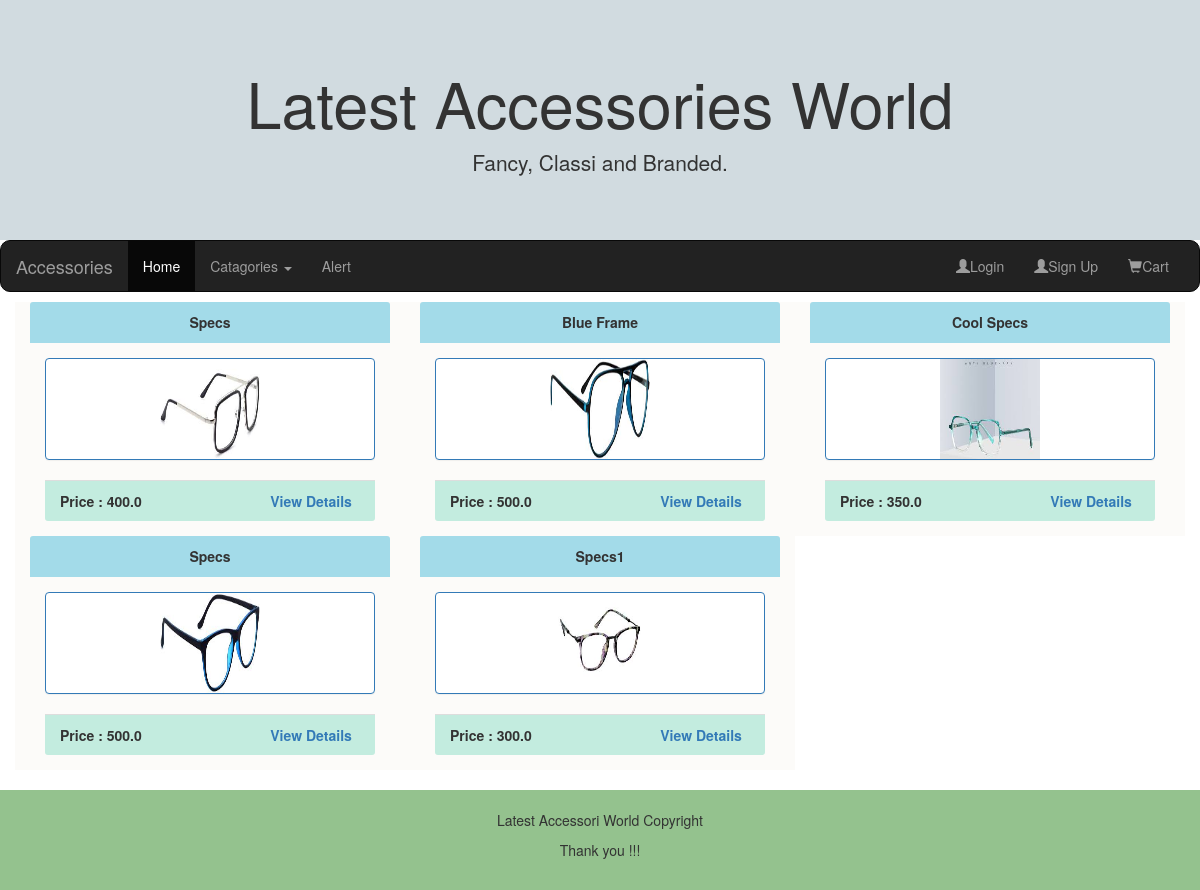
The page /ShowProduct/4 on the database its author committed.
### Admin/models.py (models this page shows, shortened)
class Product(models.Model):
    product_name = models.CharField(max_length=20)
    price = models.FloatField(default=200)
    imgurl = models.ImageField(upload_to="images")
    cat_id = models.ForeignKey(Category,on_delete=models.CASCADE)
    class Meta:
        db_table = "Product"

### User/views.py (the view)
# urls.py: path('ShowProduct/<cid>', views.ShowProduct),
def ShowProduct(request,cid):  #the product available in  cid (category_id)
    cats = Category.objects.all()
    products = Product.objects.filter(cat_id = cid)
    return render(request,"home.html",{"cats":cats,"products":products})

### User/templates/home.html
{%extends "master.html"%}

### User/templates/master.html (shortened to what this page needs)
{% load static %}
<!DOCTYPE html>
<html lang="en">
<head>
    <link rel="stylesheet" href="https://maxcdn.bootstrapcdn.com/bootstrap/3.4.1/css/bootstrap.min.css">
</head>
<body>
    <div class="jumbotron" style="background-color: rgb(209, 219, 224);">
        <div class="container text-center">
            <h1>Latest Accessories World</h1>
            <p>Fancy, Classi and Branded.</p>
        </div>
    </div>
    <nav class="navbar navbar-inverse">
        <div class="container-fluid">
            <div class="navbar-header">
                <a class="navbar-brand" href="#">
      {%if "uname" in request.session%}
      Welcome {{request.session.uname}}
      {%else%}
      Accessories
    {%endif%}</a>
            </div>
            <div class="collapse navbar-collapse" id="myNavbar">
                <ul class="nav navbar-nav">
                    <li class="active"><a href="/">Home</a></li>
                    <li class="dropdown">
                        <a class="dropdown-toggle" data-toggle="dropdown" href="#">Catagories
          <span class="caret"></span></a>
                    </li>
                    <li><a href="/alertPage">Alert</a></li>
                </ul>
                <ul class="nav navbar-nav navbar-right">
                    {%if "uname" in request.session%}
                    <li><a href="/Logout"><span class="glyphicon glyphicon-user"></span>Logout</a></li>
                    {%else%}
                    <li><a href="/Login"><span class="glyphicon glyphicon-user"></span>Login</a></li>
                    <li><a href="/SignUp"><span class="glyphicon glyphicon-user"></span>Sign Up</a></li>
                    {%endif%}
                    <li><a href="/ShowAllCartItems"><span class="glyphicon glyphicon-shopping-cart"></span>Cart</a></li>
                </ul>
            </div>
        </div>
    </nav>
    {%block content%}
    <div class="container">
        <div class="row">
            {%for product in products%}
            <div class="col-sm-4" style="background-color: rgb(252, 251, 249);">
                <center>
                    <div class="panel-heading" style="background-color:rgb(163, 219, 233);"><b>{{product.product_name}}</b></div>
                </center>
                <div class="panel-body">
                    <div class="panel panel-primary">
                        <center><img src="{{product.imgurl.url}}" height="100" width="100" /></center>
                    </div>
                    <div class="panel-footer" style="background-color: rgb(195, 236, 223);"><b>Price : {{product.price}}</b>
                        <a href="/ViewDetails/{{product.id}}"><b>View Details</b></a>
                    </div>
                </div>
            </div>
            {%endfor%}
        </div>
    </div><br> {%endblock%}
    <footer class="container-fluid text-center">
        <p>Latest Accessori World Copyright</p>
        <p>Thank you !!! </p>
    </footer>
</body>
</html>

### User/templates/master.html (style rules this page uses)
.navbar { margin-bottom: 10px; border-radius: 10px; }
.jumbotron { margin-bottom: 0; }
footer { background-color: #94c28e; padding: 20px; }

### rows shown on the page
Product: product_name "Specs", imgurl (picture), price "400.0"
Product: product_name "Blue Frame", imgurl (picture), price "500.0"
Product: product_name "Cool Specs", imgurl (picture), price "350.0"
Product: product_name "Specs", imgurl (picture), price "500.0"
Product: product_name "Specs1", imgurl (picture), price "300.0"
